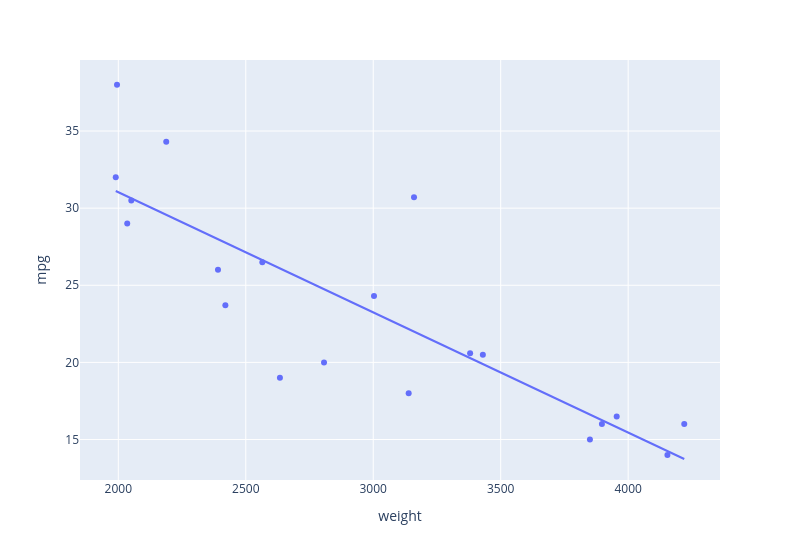

The code cell stored with this chart in its notebook:
### Markdown cell above
Suppose we collected a simple random sample of 20 cars from a population of cars.  For the purposes of this demo we will assume that `seaborn`'s `mpg` dataset is the population of all cars. 

Here's a visualization of our sample and SLR model:

### Code cell
# Set seeds for reproducibility
np.random.seed(42)
pl.set_random_seed(42)

# Number of cars to sample
sample_size = 20

# Load in the mpg from seaborn
mpg = pl.from_pandas(sns.load_dataset('mpg'))
print("Full Data Size:", len(mpg))

# Sample `sample_size` rows from the mpg dataset
mpg_sample = mpg.sample(sample_size)
print("Sample Size:", len(mpg_sample))

px.scatter(mpg_sample, x='weight', y='mpg', trendline='ols', width=800)

### Figure 1 — Plotly figure (JSON) as saved in the notebook; plotly's stock layout.template omitted (floating-point values rounded to 4 significant figures)
{"data": [{"hovertemplate": "weight=%{x}<br>mpg=%{y}<extra></extra>", "legendgroup": "", "marker": {"color": "#636efa", "symbol": "circle"}, "mode": "markers", "name": "", "orientation": "v", "showlegend": false, "type": "scatter", "x": [2807, 2188, 3160, 1990, 2391, 2634, 2051, 3003, 2565, 4220, 3897, 3380, 4154, 3850, 2420, 1995, 3430, 2035, 3139, 3955], "xaxis": "x", "y": [20.0, 34.3, 30.7, 32.0, 26.0, 19.0, 30.5, 24.3, 26.5, 16.0, 16.0, 20.6, 14.0, 15.0, 23.7, 38.0, 20.5, 29.0, 18.0, 16.5], "yaxis": "y"}, {"hovertemplate": "<b>OLS trendline</b><br>mpg = -0.00779151 * weight + 46.6178<br>R<sup>2</sup>=0.715190<br><br>weight=%{x}<br>mpg=%{y} <b>(trend)</b><extra></extra>", "legendgroup": "", "marker": {"color": "#636efa", "symbol": "circle"}, "mode": "lines", "name": "", "showlegend": false, "type": "scatter", "x": [1990, 1995, 2035, 2051, 2188, 2391, 2420, 2565, 2634, 2807, 3003, 3139, 3160, 3380, 3430, 3850, 3897, 3955, 4154, 4220], "xaxis": "x", "y": [31.11, 31.07, 30.76, 30.64, 29.57, 27.99, 27.76, 26.63, 26.09, 24.75, 23.22, 22.16, 22.0, 20.28, 19.89, 16.62, 16.25, 15.8, 14.25, 13.74], "yaxis": "y"}], "layout": {"legend": {"tracegroupgap": 0}, "margin": {"t": 60}, "width": 800, "xaxis": {"anchor": "y", "domain": [0.0, 1.0], "title": {"text": "weight"}}, "yaxis": {"anchor": "x", "domain": [0.0, 1.0], "title": {"text": "mpg"}}}}
